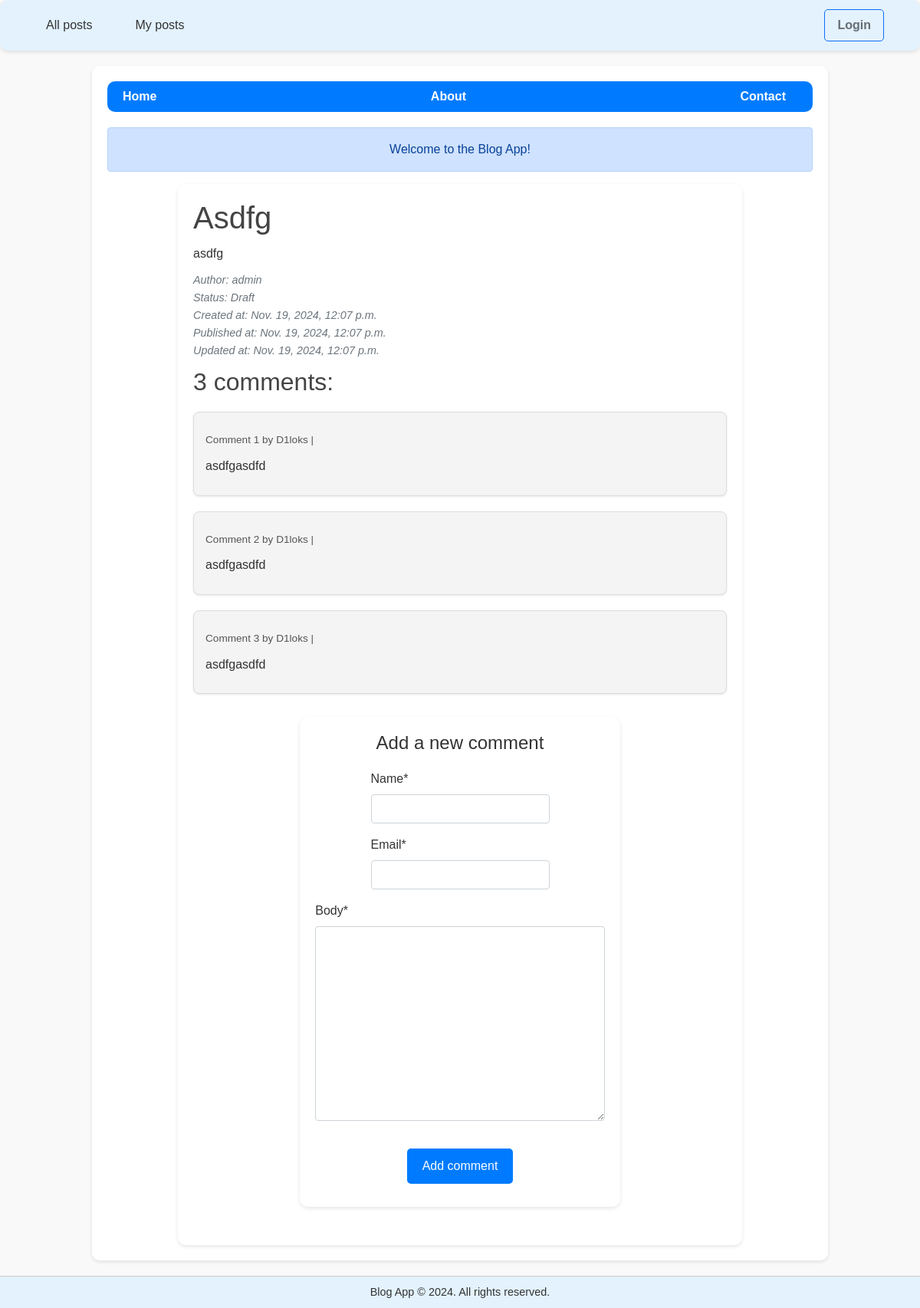
/post/2024/11/19/asdfg, run on the app's committed database.
### blog_app/models.py (models this page shows, shortened)
class BlogPost(models.Model):
    class Meta:
        ordering = ['-published_at']
    class PublicationStatus(models.TextChoices):
        DRAFT = "D", _("Draft")
        PUBLISHED = "P", _("Published")
    status = models.CharField(
        max_length=1,
        choices=PublicationStatus,
        default=PublicationStatus.DRAFT,
    )
    title = models.CharField(max_length=100)
    text = models.TextField()
    owner = models.ForeignKey(User, on_delete=models.CASCADE)
    slug = models.SlugField(unique_for_date = 'created_at', blank=False)
    published_at = models.DateTimeField(default=timezone.now)
    created_at = models.DateTimeField(auto_now_add=True)
    updated_at = models.DateTimeField(auto_now=True)
    objects = models.Manager()
    published_objects = PublishedPostsManager()

class Comment(models.Model):
    post = models.ForeignKey(BlogPost, on_delete=models.CASCADE, related_name='comments')
    name = models.CharField(max_length=80)
    email = models.EmailField()
    body = models.TextField()
    created_at = models.DateTimeField(auto_now_add=True)
    updated_at = models.DateTimeField(auto_now=True)
    active = models.BooleanField(default=True)
    class Meta:
        ordering = ['created_at']
        indexes = [models.Index(fields=['created_at']),]

### blog_app/views.py (the view)
# urls.py: path('post/<int:year>/<int:month>/<int:day>/<slug:slug_id>', BlogDetailView.as_view(),name="post"),
class BlogDetailView(DetailView):
    model = BlogPost
    def get_context_data(self, **kwargs):
            context = super().get_context_data(**kwargs)
            context["comment_form"] = CommentForm()
            return context
    def get_object(self, queryset=None):
        pk = self.kwargs.get("pk")
        year = self.kwargs.get("year")
        month = self.kwargs.get("month")
        day = self.kwargs.get("day")
        slug_id = self.kwargs.get("slug_id")
        if pk:
            return get_object_or_404(self.model, pk=pk)
        elif slug_id:
            return get_object_or_404(self.model, created_at__year=year, created_at__month=month, created_at__day=day, slug = slug_id)
        else:
            raise Http404("No object found matching the provided criteria.")

### blog_app/forms.py
class CommentForm(forms.ModelForm):
    class Meta:
        model = Comment
        fields = ['name', 'email', 'body']

### blog_app/templates/blog_app/blogpost_detail.html (shortened to what this page needs)
{% extends 'blog_app/base.html' %}
{% block content %}
<div class="container">
    <h1>{{ blogpost.title }}</h1>
    <p>{{ blogpost.text }}</p>
    <p class="text-muted">
        <i>Author: {{ blogpost.owner }}</i><br/>
        <i>Status: {{ blogpost.get_status_display }}</i><br/>
        <i>Created at: {{ blogpost.created_at }}</i><br/>
        <i>Published at: {{ blogpost.published_at }}</i><br/>
        <i>Updated at: {{ blogpost.updated_at }}</i>
    </p>
    {% with blogpost.comments.count as total_comments %}
    <h2>{{ total_comments }} comment{{ total_comments|pluralize }}:</h2>
    {% endwith %}
    {% for comment in blogpost.comments.all %}
    <div class="comment">
        <p class="info">
            Comment {{ forloop.counter }} by {{ comment.name }} | {{ comment.created }}
        </p>
        <p>{{ comment.body|linebreaks }}</p>
    </div>
    {% empty %}
    <p>There are no comments.</p>
    {% endfor %}
    {% include 'blog_app/includes/comment_form.html' with post=blogpost %}
</div>
{% endblock %}

### blog_app/templates/blog_app/base.html (shortened to what this page needs)
<!DOCTYPE html>
<html>
<head>
<link href="https://cdn.jsdelivr.net/npm/bootstrap@5.0.2/dist/css/bootstrap.min.css" rel="stylesheet">
<link rel="stylesheet" href="https://use.fontawesome.com/releases/v5.8.1/css/all.css">
<link rel="stylesheet" href="https://use.fontawesome.com/releases/v5.8.1/css/v4-shims.css">
{% block head %}
{% include 'blog_app/header.html' %}
{% endblock %}
</head>
<body>
<div class="container">
    {% block navbar %}
    <nav class="navbar">
        <a href="/">Home</a>
        <a href="/about">About</a>
        <a href="/contact">Contact</a>
    </nav>
    {% endblock %}
    {% block welcome %}
    <div class="alert alert-primary" role="alert">
        Welcome to the Blog App!
    </div>
    {% endblock %}
    {% block content %}
    {% endblock %}
</div>
<footer>
    {% block footer %}
    Blog App © 2024. All rights reserved.
    {% endblock %}
</footer>
</body>
</html>

### blog_app/templates/blog_app/header.html (shortened to what this page needs)
<nav class="navbar navbar-expand-lg navbar-light" style="border-radius:10px; background-color: #e3f2fd; box-shadow: 0 2px 5px rgba(0, 0, 0, 0.1);">
  <div class="container-fluid">
    <ul class="navbar-nav me-auto mb-2 mb-lg-0" style="gap: 15px;">
      {% url 'blog_app:posts' as x %}
      <li class="nav-item {% if request.get_full_path == x %}active{% endif %}" style="padding: 5px;">
        <a class="nav-link" href="{% url 'blog_app:posts' %}" role="button" style="font-weight: 500; color: #333;">All posts</a>
      </li>
      <li class="nav-item {% if request.get_full_path == x %}active{% endif %}" style="padding: 5px;">
        <a class="nav-link" href="{% url 'blog_app:my_posts' %}" role="button" style="font-weight: 500; color: #333;">My posts</a>
      </li>
    </ul>
    <ul class="navbar-nav" style="gap: 15px;">
      {% if user.is_authenticated %}
      <li class="nav-item">
        <a class="nav-link btn btn-primary text-white px-3" href="{% url 'blog_app:create_post' %}" style="border-radius: 5px;">
          Create Post
        </a>
      </li>
      <li class="nav-item dropdown">
        <a class="nav-link dropdown-toggle" href="#" id="rightnavDropdown" role="button" data-bs-toggle="dropdown" aria-expanded="false" style="color: #007bff;">
          {{ user.username }}
        </a>
        <ul class="dropdown-menu dropdown-menu-end" aria-labelledby="rightnavDropdown" style="min-width: 150px; padding: 10px; box-shadow: 0 2px 5px rgba(0, 0, 0, 0.1);">
          <form action="{% url "logout" %}" method="post" style="display: inline;">
            {% csrf_token %}
            <button class="dropdown-item text-danger" type="submit" style="border: none; background: none; padding: 0; font-size: 0.9rem;">Logout</button>
          </form>
        </ul>
      </li>
      {% else %}
      <li class="nav-item">
        <a class="nav-link btn btn-outline-primary px-3" href="{% url 'login' %}?next={% url 'blog_app:posts' %}" style="border-radius: 5px;">
          Login
        </a>
      </li>
      {% endif %}
    </ul>
  </div>
</nav>

### blog_app/templates/blog_app/includes/comment_form.html (shortened to what this page needs)
{% load crispy_forms_tags %}
<div class="comment-form-container">
    <h2>Add a new comment</h2>
    <form action="{% url "blog_app:post_comment" post.id %}" method="post">
        {{ comment_form | crispy }}
        <p><input type="submit" value="Add comment"></p>
    </form>
</div>

### blog_app/templates/blog_app/base.html (style rules this page uses)
body { font-family: Arial, sans-serif; background-color: #f9f9f9; margin: 0; padding: 0; color: #333; }
.container { width: 90%; margin: auto; padding: 20px; }
.alert { margin-top: 20px; font-size: 1rem; border-radius: 5px; text-align: center; }
footer { background-color: #e3f2fd; padding: 10px 0; text-align: center; color: #333; font-size: 0.9rem; margin-top: 20px; border-top: 1px solid #ccc; }
.navbar { border-radius: 10px; margin-bottom: 20px; padding: 10px 20px; background-color: #007bff; color: #fff; }
.navbar a { color: #fff; text-decoration: none; margin-right: 15px; font-weight: bold; transition: color 0.3s ease; }

### blog_app/templates/blog_app/blogpost_detail.html (style rules this page uses)
body { font-family: Arial, sans-serif; background-color: #f9f9f9; color: #333; margin: 0; padding: 0; }
.container { width: 80%; margin: auto; padding: 20px; background-color: #fff; border-radius: 10px; box-shadow: 0 2px 5px rgba(0, 0, 0, 0.1); }
h1, h2 { color: #444; }
.text-muted { color: #777; font-size: 0.9rem; margin-top: 10px; }
.comment { margin-top: 20px; padding: 15px; border: 1px solid #ddd; border-radius: 8px; background-color: #f4f4f4; box-shadow: 0 1px 3px rgba(0, 0, 0, 0.1); }
.comment .info { font-size: 0.85rem; color: #555; margin-bottom: 10px; }
p { line-height: 1.6; margin: 10px 0; }

### blog_app/templates/blog_app/includes/comment_form.html (style rules this page uses)
.comment-form-container { width: 60%; margin: 30px auto; padding: 20px; background-color: #fff; border-radius: 10px; box-shadow: 0 2px 5px rgba(0, 0, 0, 0.1); font-family: Arial, sans-serif; }
.comment-form-container h2 { color: #333; font-size: 1.5rem; margin-bottom: 20px; text-align: center; }
.comment-form-container form { display: flex; flex-direction: column; align-items: center; }
.comment-form-container input[type="submit"] { background-color: #007bff; color: #fff; border: none; padding: 10px 20px; font-size: 1rem; border-radius: 5px; cursor: pointer; transition: background-color 0.3s ease; margin-top: 10px; }

### data on the page
BlogPost: title "Asdfg", text "asdfg", owner "admin", status "Draft", created_at "Nov. 19, 2024, 12:07 p.m.", published_at "Nov. 19, 2024, 12:07 p.m.", updated_at "Nov. 19, 2024, 12:07 p.m."
Comment: name "D1loks", body "asdfgasdfd"
Comment: name "D1loks", body "asdfgasdfd"
Comment: name "D1loks", body "asdfgasdfd"

### other printed values
{{ total_comments }} "3"
